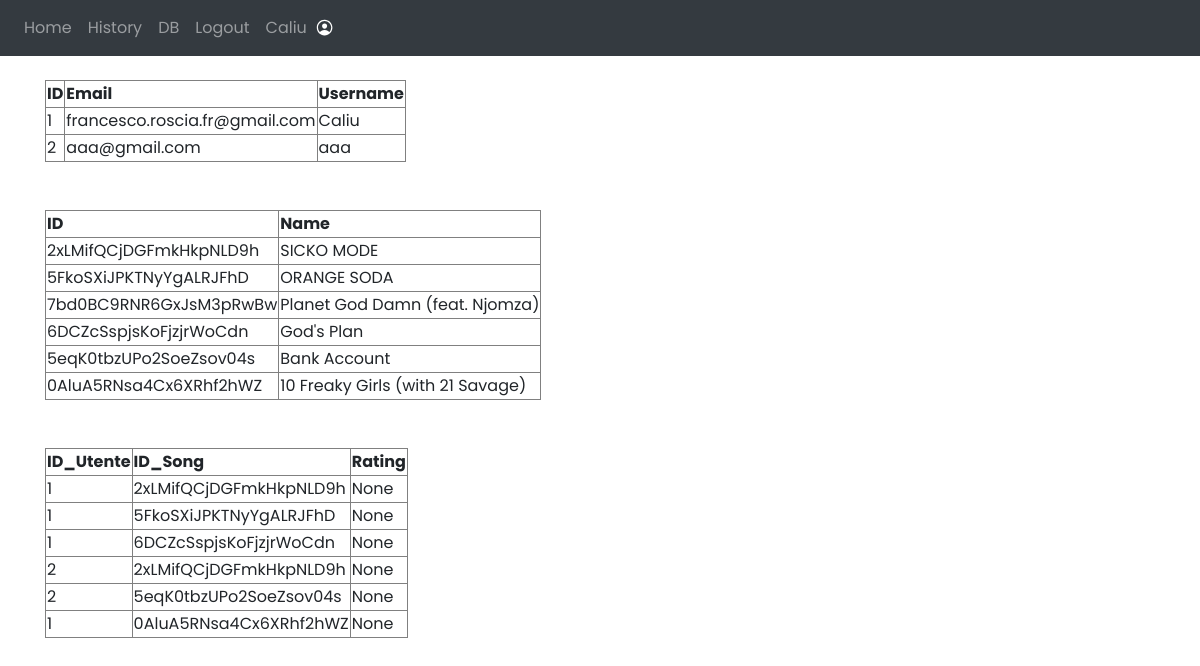
/provadb (signed in), run on an earlier commit of the app's database.
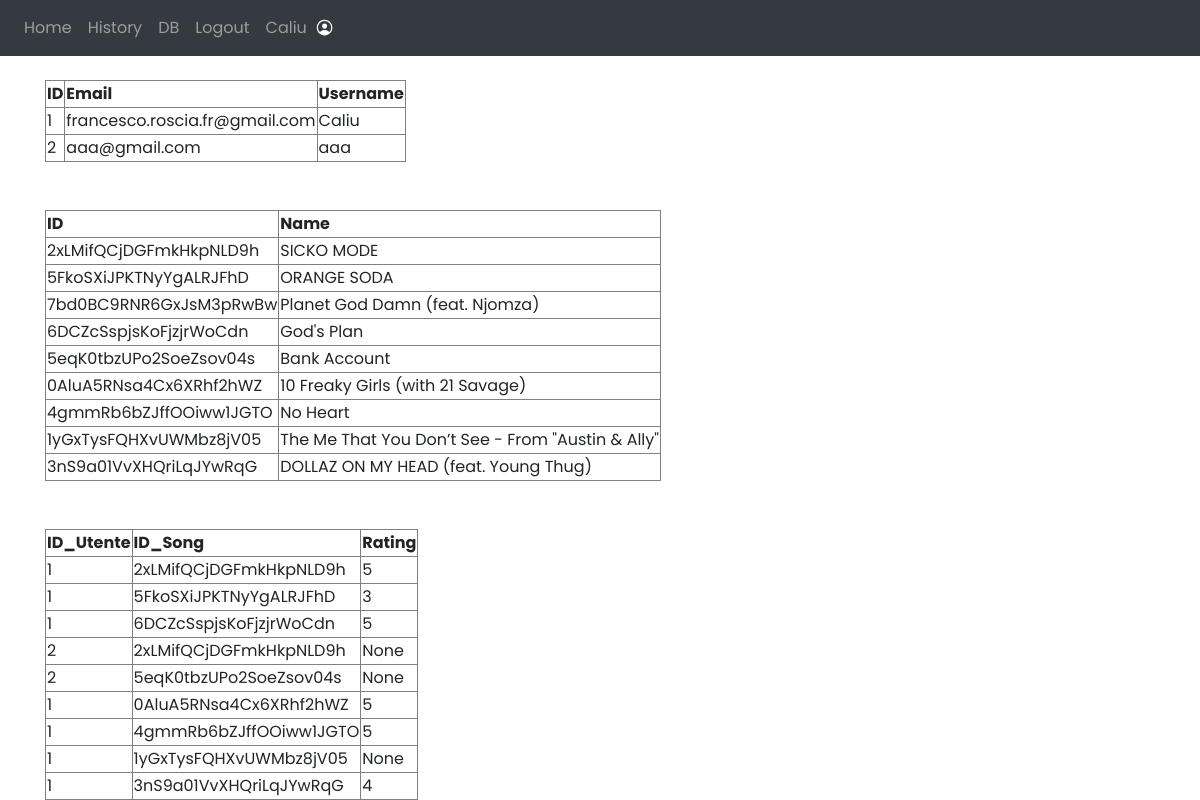
And on a later commit of the database.
### website/models.py (models this page shows)
class User(db.Model, UserMixin):
    id = db.Column(db.Integer, primary_key=True)
    email = db.Column(db.String(150), unique=True)
    password = db.Column(db.String(150))
    username = db.Column(db.String(150), unique=True)

class Song(db.Model):
    id = db.Column(db.String(150), primary_key=True)
    name = db.Column(db.String(150))

### tables this page shows
CREATE TABLE user_song_rating (
	user_id INTEGER NOT NULL, 
	song_id VARCHAR(150) NOT NULL, 
	rating INTEGER, 
	PRIMARY KEY (user_id, song_id), 
	FOREIGN KEY(user_id) REFERENCES user (id), 
	FOREIGN KEY(song_id) REFERENCES song (id)
);

### website/views.py (the view)
@views.route('/provadb', methods=['GET']) #just for checking the date inside of the DB
def provadb():
    users = User.query.all()
    songs = Song.query.all()
    user_song = db.session.query(user_song_rating)
    return render_template("provadb.html.j2", user=current_user, list_user=users, songs = songs, user_song = user_song)

### website/__init__.py (called while the page is built)
def create_app():
    app = Flask(__name__)
    app.config['SECRET_KEY'] = 'chiaveSegretaMaturita'
    app.config['SQLALCHEMY_DATABASE_URI'] = f'sqlite:///{DB_NAME}'
    db.init_app(app)
    from .views import views
    from .auth import auth
    app.register_blueprint(views, url_prefix='/')
    app.register_blueprint(auth, url_prefix='/')
    from .models import User
    with app.app_context():
        db.create_all()
    login_manager = LoginManager()
    login_manager.login_view = 'auth.login'
    login_manager.init_app(app)
    @login_manager.user_loader
    def load_user(id):
        return User.query.get(int(id))
    return app

### website/templates/provadb.html.j2 (shortened to what this page needs)
{% extends "base.html.j2" %}
{% block content %}
{% if user.username == "Caliu" %}
    <br>
    <table border="1px">
    <th>ID</th><th>Email</th><th>Username</th>
    {% for single_user in list_user %}
    <tr><td>{{single_user.id}}</td><td>{{single_user.email}}</td><td>{{single_user.username}}</td></tr>
    {% endfor %}
    </table>
    <br><br>
    <table border="1px">
    <th>ID</th><th>Name</th>
    {% for song in songs %}
    <tr><td>{{song.id}}</td><td>{{song.name}}</td></tr>
    {% endfor %}
    </table>
    <br><br>
    <table border="1px">
    <th>ID_Utente</th><th>ID_Song</th><th>Rating</th>
    {% for user_rate_song in user_song %}
    <tr><td>{{user_rate_song.user_id}}</td><td>{{user_rate_song.song_id}}</td><td>{{user_rate_song.rating}}</td></tr>
    {% endfor %}
    </table>
{% endif %}
{% endblock %}

### website/templates/base.html.j2 (shortened to what this page needs)
<!DOCTYPE html>
<html lang="en">
<head>
    <link
      rel="stylesheet"
      href="https://stackpath.bootstrapcdn.com/bootstrap/4.4.1/css/bootstrap.min.css"
    />
    <link
      rel="stylesheet"
      href="https://stackpath.bootstrapcdn.com/font-awesome/4.7.0/css/font-awesome.min.css"
    />
</head>
<body>
    <nav class="navbar navbar-expand-lg navbar-dark bg-dark">
        <div class="collapse navbar-collapse" id="navbar">
            <div class="navbar-nav" style="align-items:center">
                {% if user.is_authenticated %}
                <a class="nav-item nav-link" id="home" href="/">Home</a>
                <a class="nav-item nav-link" id="history" href="/history">History</a>
                    {% if user.username == "Caliu" %}
                    <a class="nav-item nav-link" id="db" href="/provadb">DB</a>
                    {% endif %}
                <a class="nav-item nav-link" id="logout" href="/logout">Logout</a>
                <span class="nav-item nav-link" id="username-display-item" href="">{{ user.username }}</span>
                <ion-icon name="person-circle-outline" id="username-display-icon"></ion-icon>
                {% else %}
                <a class="nav-item nav-link" id="login" href="/login">Login</a>
                <a class="nav-item nav-link" id="signUp" href="/signup">Sign Up</a>
                {% endif %}
            </div>
        </div>
    </nav>
    <div class="container">
        {% block content %}
        {% endblock %}
    </div>
</body>
</html>

### website/templates/base.html.j2 (style rules this page uses)
* { font-family: 'poppins',sans-serif; }
ion-icon { color: #fff; font-size: 1.2em; top: 33.5%; }

What changed in the data, as far as the page shows it:
added Song: id "4gmmRb6bZJffOOiww1JGTO", name "No Heart"
added Song: id "1yGxTysFQHXvUWMbz8jV05", name "The Me That You Don’t See - From \"Austin & Ally\""
added Song: id "3nS9a01VvXHQriLqJYwRqG", name "DOLLAZ ON MY HEAD (feat. Young Thug)"
changed user_song_rating (number 1 of 9 on the later page): rating "None" → "5"
changed user_song_rating "5FkoSXiJPKTNyYgALRJFhD": rating "None" → "3"
changed user_song_rating "6DCZcSspjsKoFjzjrWoCdn": rating "None" → "5"
changed user_song_rating "0AluA5RNsa4Cx6XRhf2hWZ": rating "None" → "5"
added user_song_rating: user_id "1", song_id "4gmmRb6bZJffOOiww1JGTO", rating "5"
added user_song_rating: user_id "1", song_id "1yGxTysFQHXvUWMbz8jV05", rating "None"
added user_song_rating: user_id "1", song_id "3nS9a01VvXHQriLqJYwRqG", rating "4"
